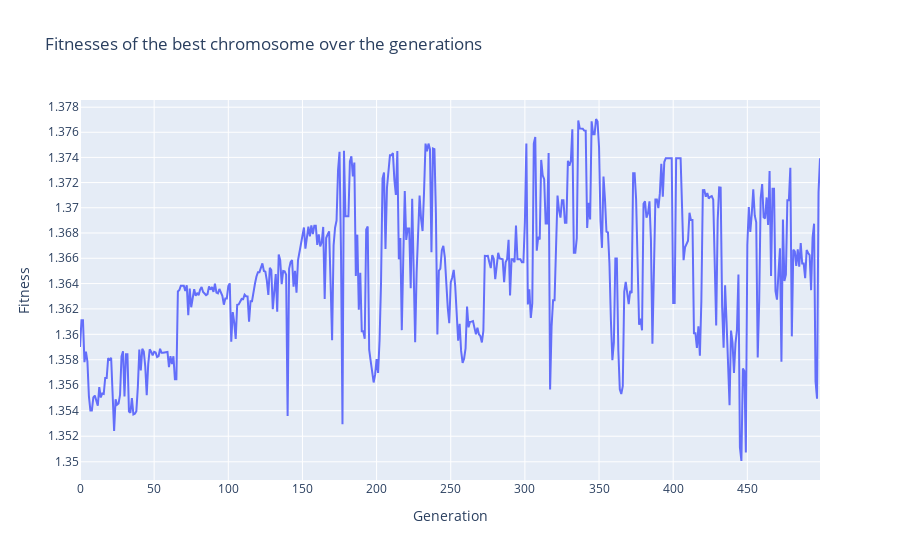
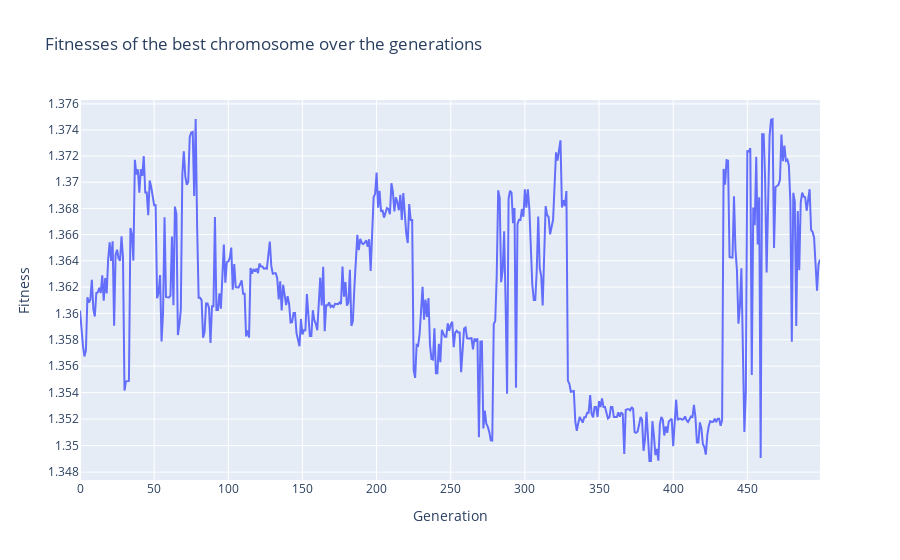
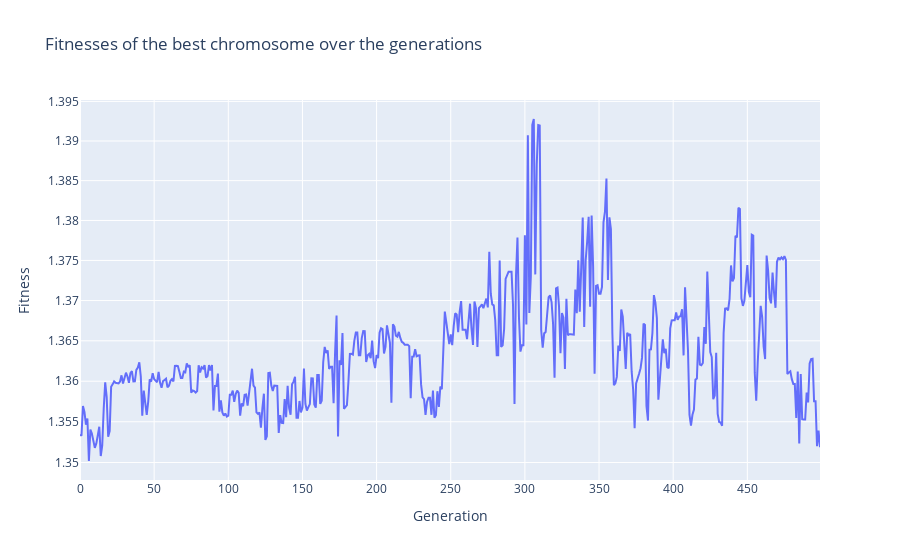
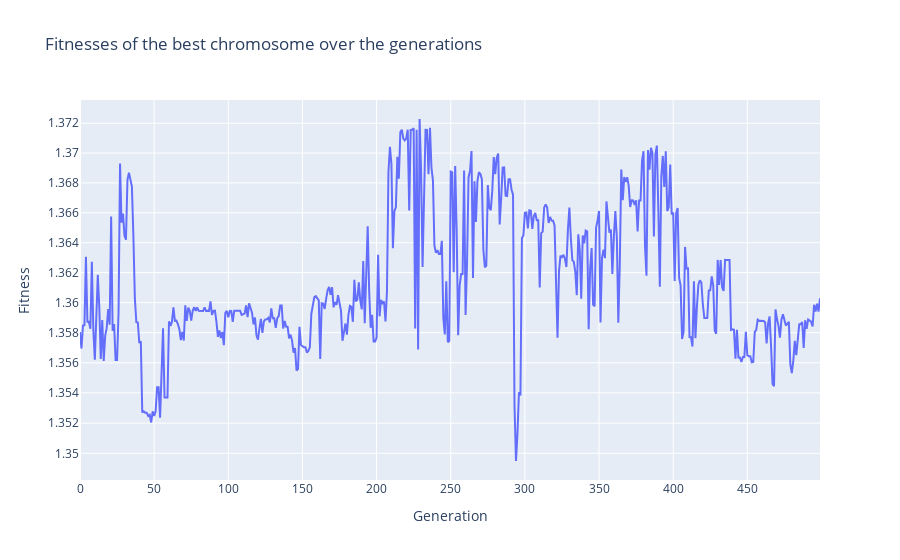

Notebook code cell kept with these figures, in order:
### Code cell
for i in tqdm(range(10)):
    plot_fitnesses("./results/elitism/best_fitness_{}.json".format(i), "./results/elitism/graphs/500_epochs/fitness_{}.png".format(i), 500)

### Figure 1 — Plotly figure (JSON) as saved in the notebook; plotly's stock layout.template omitted (floating-point values rounded to 4 significant figures; data arrays with more than 128 entries replaced by an {"elided": "..."} marker saying what was removed)
{"data": [{"mode": "lines", "type": "scatter", "x": {"elided": "500 int values"}, "y": {"elided": "500 float values"}}], "layout": {"title": {"text": "Fitnesses of the best chromosome over the generations"}, "xaxis": {"title": {"text": "Generation"}}, "yaxis": {"title": {"text": "Fitness"}, "type": "log"}}}

### Figure 2 — Plotly figure (JSON) as saved in the notebook; plotly's stock layout.template omitted (floating-point values rounded to 4 significant figures; data arrays with more than 128 entries replaced by an {"elided": "..."} marker saying what was removed)
{"data": [{"mode": "lines", "type": "scatter", "x": {"elided": "500 int values"}, "y": {"elided": "500 float values"}}], "layout": {"title": {"text": "Fitnesses of the best chromosome over the generations"}, "xaxis": {"title": {"text": "Generation"}}, "yaxis": {"title": {"text": "Fitness"}, "type": "log"}}}

### Figure 3 — Plotly figure (JSON) as saved in the notebook; plotly's stock layout.template omitted (floating-point values rounded to 4 significant figures; data arrays with more than 128 entries replaced by an {"elided": "..."} marker saying what was removed)
{"data": [{"mode": "lines", "type": "scatter", "x": {"elided": "500 int values"}, "y": {"elided": "500 float values"}}], "layout": {"title": {"text": "Fitnesses of the best chromosome over the generations"}, "xaxis": {"title": {"text": "Generation"}}, "yaxis": {"title": {"text": "Fitness"}, "type": "log"}}}

### Figure 4 — Plotly figure (JSON) as saved in the notebook; plotly's stock layout.template omitted (floating-point values rounded to 4 significant figures; data arrays with more than 128 entries replaced by an {"elided": "..."} marker saying what was removed)
{"data": [{"mode": "lines", "type": "scatter", "x": {"elided": "500 int values"}, "y": {"elided": "500 float values"}}], "layout": {"title": {"text": "Fitnesses of the best chromosome over the generations"}, "xaxis": {"title": {"text": "Generation"}}, "yaxis": {"title": {"text": "Fitness"}, "type": "log"}}}
